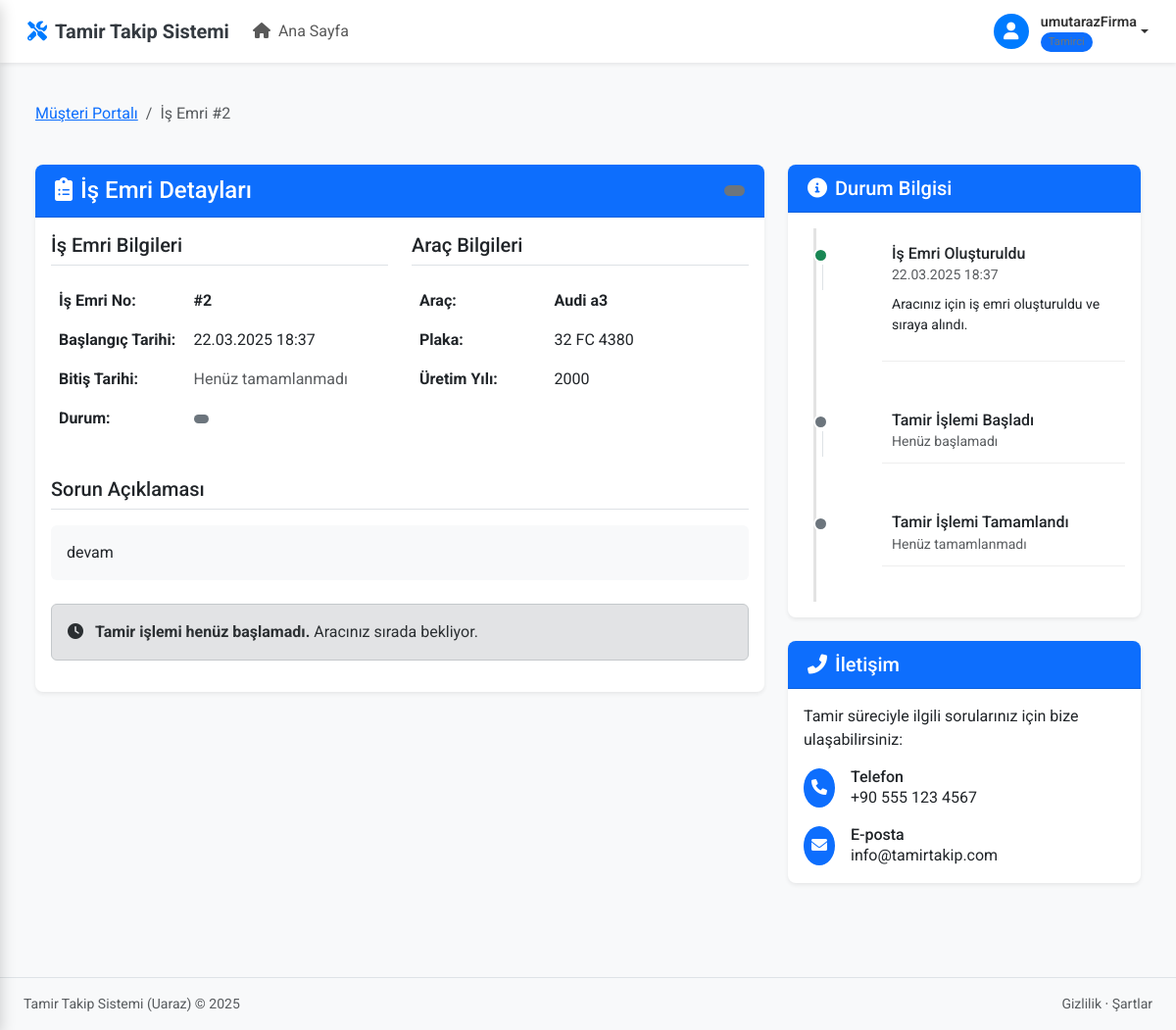
The app's page /tamir-durum/2/ (signed in) with its own data.
### core/models.py (models this page shows, shortened)
class IsEmri(models.Model):
    DURUM_SECENEKLERI = (
        ('beklemede', 'Beklemede'),
        ('incelemede', 'İncelemede'),
        ('onarim_sureci', 'Onarım Sürecinde'),
        ('test_asamasi', 'Test Aşamasında'),
        ('tamamlandi', 'Tamamlandı'),
        ('iptal_edildi', 'İptal Edildi'),
    )
    ONCELIK_SECENEKLERI = [
        ('normal', 'Normal'),
        ('yuksek', 'Yüksek'),
        ('acil', 'Acil'),
    ]
    arac = models.ForeignKey('Arac', on_delete=models.CASCADE, related_name='isemirleri')
    aciklama = models.TextField()
    durum = models.CharField(max_length=20, choices=DURUM_SECENEKLERI, default='beklemede')
    oncelik = models.CharField(max_length=10, choices=ONCELIK_SECENEKLERI, default='normal')
    teknisyen = models.ForeignKey(User, on_delete=models.SET_NULL, null=True, blank=True)
    baslama_tarihi = models.DateTimeField(
        verbose_name="Başlama Tarihi",
        default=timezone.now
    )
    bitis_tarihi = models.DateTimeField(null=True, blank=True, verbose_name="Bitiş Tarihi")
    olusturma_tarihi = models.DateTimeField(auto_now_add=True, verbose_name="Oluşturma Tarihi")
    yapilan_islemler = models.TextField(blank=True, verbose_name="Yapılan İşlemler")
    kullanilan_parcalar = models.TextField(blank=True, verbose_name="Kullanılan Parçalar")
    toplam_maliyet = models.DecimalField(max_digits=10, decimal_places=2, default=0, verbose_name="Toplam Maliyet")
    kilometre = models.IntegerField(null=True, blank=True, verbose_name="Kilometre")
    notlar = models.TextField(blank=True, verbose_name="Notlar")
    class Meta:
        ordering = ['-baslama_tarihi']
        verbose_name = "İş Emri"
        verbose_name_plural = "İş Emirleri"

class Arac(models.Model):
    musteri = models.ForeignKey(Musteri, on_delete=models.CASCADE)
    marka = models.CharField(max_length=100)
    model = models.CharField(max_length=100)
    plaka = models.CharField(max_length=20, unique=True)
    uretim_yili = models.IntegerField()
    uretim_yili = models.IntegerField(default=2000)
    _son_isemri_cache = None
    @property
    def son_isemri(self):
        """Aracın en son iş emrini döndürür"""
        if self._son_isemri_cache is not None:
            return self._son_isemri_cache
        try:
            return self.isemirleri.order_by('-olusturma_tarihi').first()
        except AttributeError:
            try:
                return self.isemri_set.order_by('-olusturma_tarihi').first()
            except:
                return None

### core/views.py (the view, shortened to what this page needs)
# urls.py: path('tamir-durum/<int:pk>/', login_required(tamir_durum), name='tamir_durum'),
@login_required
def tamir_durum(request, pk):
    is_emri = get_object_or_404(IsEmri, pk=pk)
    context = {
        'is_emri': is_emri,
    }
    return render(request, 'core/tamir_durum.html', context)

### core/templates/core/tamir_durum.html (shortened to what this page needs)
{% extends 'core/base.html' %}
{% load static %}
{% block content %}
<div class="container-fluid py-4">
    <div class="row mb-4">
        <div class="col-12">
            <nav aria-label="breadcrumb">
                <ol class="breadcrumb">
                    <li class="breadcrumb-item"><a href="{% url 'musteri_portal' %}">Müşteri Portalı</a></li>
                    <li class="breadcrumb-item active" aria-current="page">İş Emri #{{ is_emri.id }}</li>
                </ol>
            </nav>
        </div>
    </div>
    <div class="row mb-4">
        <div class="col-md-8">
            <div class="card border-0 shadow-sm">
                <div class="card-header bg-primary text-white">
                    <div class="d-flex justify-content-between align-items-center">
                        <h4 class="mb-0"><i class="fas fa-clipboard-list me-2"></i>İş Emri Detayları</h4>
                        <span class="badge {% if is_emri.durum == 'tamamlandi' %}bg-success{% elif is_emri.durum == 'devam_ediyor' %}bg-warning{% else %}bg-secondary{% endif %} fs-6">
                        </span>
                    </div>
                </div>
                <div class="card-body">
                    <div class="row mb-4">
                        <div class="col-md-6">
                            <h5 class="border-bottom pb-2 mb-3">İş Emri Bilgileri</h5>
                            <table class="table table-borderless">
                                <tr>
                                    <th width="40%">İş Emri No:</th>
                                    <td><strong>#{{ is_emri.id }}</strong></td>
                                </tr>
                                <tr>
                                    <th>Başlangıç Tarihi:</th>
                                    <td>{{ is_emri.baslama_tarihi|date:"d.m.Y H:i" }}</td>
                                </tr>
                                <tr>
                                    <th>Bitiş Tarihi:</th>
                                    <td>{% if is_emri.bitis_tarihi %}{{ is_emri.bitis_tarihi|date:"d.m.Y H:i" }}{% else %}<span class="text-muted">Henüz tamamlanmadı</span>{% endif %}</td>
                                </tr>
                                <tr>
                                    <th>Durum:</th>
                                    <td>
                                        <span class="badge {% if is_emri.durum == 'tamamlandi' %}bg-success{% elif is_emri.durum == 'devam_ediyor' %}bg-warning{% else %}bg-secondary{% endif %}">
                                        </span>
                                    </td>
                                </tr>
                            </table>
                        </div>
                        <div class="col-md-6">
                            <h5 class="border-bottom pb-2 mb-3">Araç Bilgileri</h5>
                            <table class="table table-borderless">
                                <tr>
                                    <th width="40%">Araç:</th>
                                    <td><strong>{{ is_emri.arac.marka }} {{ is_emri.arac.model }}</strong></td>
                                </tr>
                                <tr>
                                    <th>Plaka:</th>
                                    <td>{{ is_emri.arac.plaka }}</td>
                                </tr>
                                <tr>
                                    <th>Üretim Yılı:</th>
                                    <td>{{ is_emri.arac.uretim_yili }}</td>
                                </tr>
                            </table>
                        </div>
                    </div>
                    <h5 class="border-bottom pb-2 mb-3">Sorun Açıklaması</h5>
                    <div class="p-3 bg-light rounded mb-4">
                        <p class="mb-0">{{ is_emri.aciklama }}</p>
                    </div>
                    {% if is_emri.durum == 'tamamlandi' %}
                    <div class="alert alert-success">
                        <i class="fas fa-check-circle me-2"></i>
                        <strong>Tamir işlemi tamamlandı!</strong> Aracınızı teslim alabilirsiniz.
                    </div>
                    {% elif is_emri.durum == 'devam_ediyor' %}
                    <div class="alert alert-warning">
                        <i class="fas fa-tools me-2"></i>
                        <strong>Tamir işlemi devam ediyor.</strong> Aracınız üzerinde çalışılıyor.
                    </div>
                    {% else %}
                    <div class="alert alert-secondary">
                        <i class="fas fa-clock me-2"></i>
                        <strong>Tamir işlemi henüz başlamadı.</strong> Aracınız sırada bekliyor.
                    </div>
                    {% endif %}
                </div>
            </div>
        </div>
        <div class="col-md-4">
            <div class="card border-0 shadow-sm mb-4">
                <div class="card-header bg-primary text-white">
                    <h5 class="mb-0"><i class="fas fa-info-circle me-2"></i>Durum Bilgisi</h5>
                </div>
                <div class="card-body">
                    <div class="timeline">
                        <div class="timeline-item">
                            <div class="timeline-marker {% if is_emri.durum %}bg-success{% else %}bg-secondary{% endif %}"></div>
                            <div class="timeline-content">
                                <h6 class="mb-0">İş Emri Oluşturuldu</h6>
                                <small class="text-muted">{{ is_emri.baslama_tarihi|date:"d.m.Y H:i" }}</small>
                                <p class="small mt-2">Aracınız için iş emri oluşturuldu ve sıraya alındı.</p>
                            </div>
                        </div>
                        <div class="timeline-item">
                            <div class="timeline-marker {% if is_emri.durum == 'inceleniyor' or is_emri.durum == 'tamirde' or is_emri.durum == 'devam_ediyor' or is_emri.durum == 'tamamlandi' %}bg-success{% else %}bg-secondary{% endif %}"></div>
                            <div class="timeline-content">
                                <h6 class="mb-0">Tamir İşlemi Başladı</h6>
                                {% if is_emri.durum == 'inceleniyor' or is_emri.durum == 'tamirde' or is_emri.durum == 'devam_ediyor' or is_emri.durum == 'tamamlandi' %}
                                <small class="text-muted">{{ is_emri.baslama_tarihi|date:"d.m.Y H:i" }}</small>
                                <p class="small mt-2">Aracınız üzerinde çalışmaya başlandı.</p>
                                {% else %}
                                <small class="text-muted">Henüz başlamadı</small>
                                {% endif %}
                            </div>
                        </div>
                        <div class="timeline-item">
                            <div class="timeline-marker {% if is_emri.durum == 'tamamlandi' %}bg-success{% else %}bg-secondary{% endif %}"></div>
                            <div class="timeline-content">
                                <h6 class="mb-0">Tamir İşlemi Tamamlandı</h6>
                                {% if is_emri.durum == 'tamamlandi' %}
                                <small class="text-muted">{{ is_emri.bitis_tarihi|date:"d.m.Y H:i" }}</small>
                                <p class="small mt-2">Aracınızın tamir işlemi tamamlandı ve teslime hazır.</p>
                                {% else %}
                                <small class="text-muted">Henüz tamamlanmadı</small>
                                {% endif %}
                            </div>
                        </div>
                    </div>
                </div>
            </div>
            <div class="card border-0 shadow-sm">
                <div class="card-header bg-primary text-white">
                    <h5 class="mb-0"><i class="fas fa-phone-alt me-2"></i>İletişim</h5>
                </div>
        <div class="card-body">
                    <p>Tamir süreciyle ilgili sorularınız için bize ulaşabilirsiniz:</p>
                    <div class="d-flex align-items-center mb-3">
                        <div class="bg-primary rounded-circle p-2 me-3">
                            <i class="fas fa-phone text-white"></i>
                        </div>
                        <div>
                            <h6 class="mb-0">Telefon</h6>
                            <p class="mb-0">+90 555 123 4567</p>
                        </div>
                    </div>
                    <div class="d-flex align-items-center">
                        <div class="bg-primary rounded-circle p-2 me-3">
                            <i class="fas fa-envelope text-white"></i>
                        </div>
                        <div>
                            <h6 class="mb-0">E-posta</h6>
                            <p class="mb-0">info@tamirtakip.com</p>
                        </div>
                    </div>
                </div>
            </div>
        </div>
    </div>
</div>
{% endblock %}

### core/templates/core/base.html (shortened to what this page needs)
{% load static %}
<!DOCTYPE html>
<html lang="tr">
<head>
    <link href="https://cdn.jsdelivr.net/npm/bootstrap@5.3.0-alpha1/dist/css/bootstrap.min.css" rel="stylesheet">
    <link rel="stylesheet" href="https://cdnjs.cloudflare.com/ajax/libs/font-awesome/6.0.0/css/all.min.css">
    <link rel="stylesheet" href="{% static 'core/css/style.css' %}">
    <link rel="stylesheet" href="{% static 'core/css/musteri_portal.css' %}">
</head>
<body>
    <div class="content-wrapper {% if request.user_agent.is_mobile %}expanded{% endif %}">
        <nav class="navbar navbar-expand-lg navbar-light bg-white fixed-top {% if request.user_agent.is_mobile %}sidebar-collapsed{% endif %}">
            <div class="container-fluid">
                <a class="navbar-brand" href="#">
                    <i class="fas fa-tools me-2"></i>
                    <span class="fw-bold">Tamir Takip Sistemi</span>
                </a>
                <div class="collapse navbar-collapse" id="navbarNav">
                    <ul class="navbar-nav me-auto">
                        {% if not user.is_authenticated or user.profile.user_type == 'tamirci' %}
                        <li class="nav-item">
                            <a class="nav-link {% if request.path == '/home/' %}active{% endif %}" href="{% url 'home' %}">
                                <i class="fas fa-home me-1"></i> Ana Sayfa
                            </a>
                        </li>
                        {% endif %}
                    </ul>
                </div>
                <div class="d-flex align-items-center">
                    {% if user.is_authenticated %}
                    <div class="user-menu dropdown">
                        <a href="#" class="dropdown-toggle" id="userDropdown">
                            <div class="user-image">
                                <i class="fas fa-user"></i>
                            </div>
                            <div class="user-info d-none d-sm-flex">
                                <span class="user-name">{{ user.username }}</span>
                                <span class="user-role">
                                    {% if user.profile.user_type == 'tamirci' %}
                                    <span class="user-badge bg-primary">Tamirci</span>
                                    {% else %}
                                    <span class="user-badge bg-success">Müşteri</span>
                                    {% endif %}
                                </span>
                            </div>
                        </a>
                    </div>
                    {% endif %}
                </div>
            </div>
        </nav>
        <main class="py-4">
            <div class="container-fluid px-4">
                {% block content %}{% endblock %}
            </div>
        </main>
        <footer class="bg-light py-3 mt-auto border-top">
            <div class="container-fluid px-4">
                <div class="d-flex align-items-center justify-content-between small">
                    <div class="text-muted">Tamir Takip Sistemi (Uaraz) &copy; 2025</div>
                    <div>
                        <a href="#" class="text-decoration-none text-muted">Gizlilik</a>
                        &middot;
                        <a href="#" class="text-decoration-none text-muted">Şartlar</a>
                    </div>
                </div>
            </div>
        </footer>
    </div>
</body>
</html>

### records on screen
IsEmri: id "2", baslama_tarihi "22.03.2025 18:37", arac.marka "Audi", arac.model "a3", arac.plaka "32 FC 4380", arac.uretim_yili "2000", aciklama "devam"

### other values on screen
{{ user.username }} "umutarazFirma"
